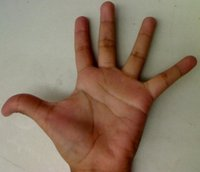
#> input picture Histograms/img2.jpg, 200 x 172 px, given in place of geeks.png, which was not available
$ jupyter execute blur.ipynb
#> lines starting #> are read from the running program, lines starting #| are printed output that depends on the picture; after the words box and inside, x2 and y2 are one past the last pixel; in counts of white or black regions, pixels touching at a corner belong together; pictures that were not available may be replaced by others from this repository, and a replacement may not be noted
[cell 1]
import cv2

path = r'C:\Users\Rajnish\Desktop\geeksforgeeks\geeks.png'

image = cv2.imread(path)
#> image is the input picture: shape (172, 200, 3); mean B, G, R 101.1, 120.5, 140.6

window_name = 'Image'

ksize = (10, 10)

image = cv2.blur(image, ksize)
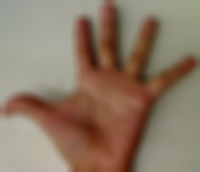
#> image: shape (172, 200, 3); mean B, G, R 101.3, 120.6, 140.7

cv2.imshow(window_name, image)

[cell 2]
import sys
import cv2 as cv
import numpy as np

#  Global Variables

DELAY_CAPTION = 1500
DELAY_BLUR = 100
MAX_KERNEL_LENGTH = 31

src = None
dst = None
window_name = 'Smoothing Demo'


def main(argv):
    cv.namedWindow(window_name, cv.WINDOW_AUTOSIZE)

    # Load the source image
    imageName = 'dog.jpg'

    global src
    src = cv.imread(cv.samples.findFile(imageName))
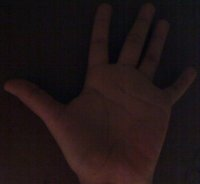
#> input picture Histograms/img3.jpg, 200 x 184 px, given in place of dog.jpg, which was not available
#> src is the input picture: shape (184, 200, 3); mean B, G, R 21.5, 21.1, 32.2
    if src is None:
        print ('Error opening image')
        print ('Usage: smoothing.py [image_name -- default ../data/lena.jpg] \n')
        return -1

    if display_caption('Original Image') != 0:
        return 0

    global dst
    dst = np.copy(src)
    if display_dst(DELAY_CAPTION) != 0:
        return 0

    # Applying Homogeneous blur
    if display_caption('Homogeneous Blur') != 0:
        return 0

    ## [blur]
    for i in range(1, MAX_KERNEL_LENGTH, 2):
        dst = cv.blur(src, (i, i))
        if display_dst(DELAY_BLUR) != 0:
            return 0
    ## [blur]

    # Applying Gaussian blur
    if display_caption('Gaussian Blur') != 0:
        return 0

    ## [gaussianblur]
    for i in range(1, MAX_KERNEL_LENGTH, 2):
        dst = cv.GaussianBlur(src, (i, i), 0)
        if display_dst(DELAY_BLUR) != 0:
            return 0
    ## [gaussianblur]

    # Applying Median blur
    if display_caption('Median Blur') != 0:
        return 0

    ## [medianblur]
    for i in range(1, MAX_KERNEL_LENGTH, 2):
        dst = cv.medianBlur(src, i)
        if display_dst(DELAY_BLUR) != 0:
            return 0
    ## [medianblur]

    # Applying Bilateral Filter
    if display_caption('Bilateral Blur') != 0:
        return 0

    ## [bilateralfilter]
    # Remember, bilateral is a bit slow, so as value go higher, it takes long time
    for i in range(1, MAX_KERNEL_LENGTH, 2):
        dst = cv.bilateralFilter(src, i, i * 2, i / 2)
        if display_dst(DELAY_BLUR) != 0:
            return 0
    ## [bilateralfilter]

    #  Done
    display_caption('Done!')

    return 0


def display_caption(caption):
#> called with caption = 'Original Image'
    global dst
    dst = np.zeros(src.shape, src.dtype)
    rows, cols, _ch = src.shape
#> rows = 184; cols = 200
    cv.putText(dst, caption,
                (int(cols / 4), int(rows / 2)),
                cv.FONT_HERSHEY_COMPLEX, 1, (255, 255, 255))
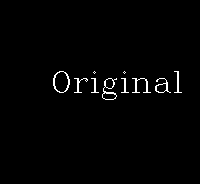
#> dst: shape (184, 200, 3); 1.4% white in thin lines or dots, all inside (x1, y1, x2, y2) = (53, 71, 182, 100)

    return display_dst(DELAY_CAPTION)


def display_dst(delay):
#> called with delay = 1500
    cv.imshow(window_name, dst)
    c = cv.waitKey(delay)
#> (key Esc is pressed here)
    if c >= 0 : return -1
    return 0


if __name__ == "__main__":
    main(sys.argv[1:])

[cell 3]
#блюр
import cv2

image = cv2.imread('dog.jpg')

ksize = (10, 10)

image = cv2.blur(image, ksize)
#> image: shape (184, 200, 3)

cv2.imshow('Image', image)
cv2.waitKey(0)
cv2.destroyAllWindows()

[cell 4]
#блюр по Гауссу
import cv2

image = cv2.imread('dog.jpg')

image = cv2.GaussianBlur(image, (7, 5), 3)

cv2.imshow('Image', image)
cv2.waitKey(0)
cv2.destroyAllWindows()

[cell 5]
#медіанне зглажування
import cv2

image = cv2.imread('dog.jpg')

image = cv2.medianBlur(image, 9)

cv2.imshow('Image', image)
cv2.waitKey(0)
cv2.destroyAllWindows()

[cell 6]
#двосторонній фільтр
import cv2

image = cv2.imread('dog.jpg')

image = cv2.bilateralFilter (image, 9, 18, 4.5)

cv2.imshow('Image', image)
cv2.waitKey(0)
cv2.destroyAllWindows()
